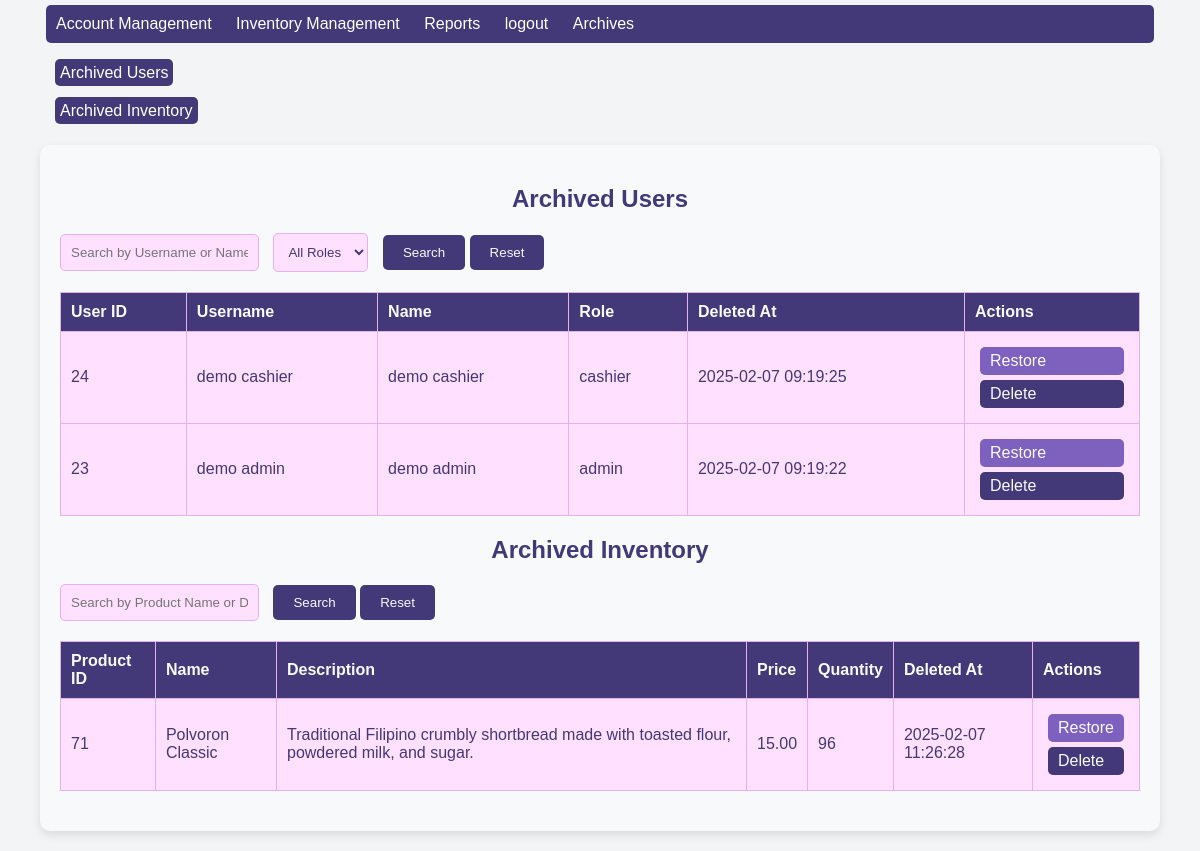
The page /admin-archives.php (signed in) on the database its author committed.
### tables this page shows
CREATE TABLE `archive_users` (
  `user_id` int(11) NOT NULL,
  `username` varchar(100) NOT NULL,
  `name` varchar(100) NOT NULL,
  `password` varchar(100) NOT NULL,
  `role` enum('admin','cashier') NOT NULL,
  `deleted_at` datetime DEFAULT current_timestamp()
);

CREATE TABLE `archive_inventory` (
  `product_id` int(11) NOT NULL,
  `name` varchar(100) NOT NULL,
  `description` text DEFAULT NULL,
  `price` decimal(10,2) NOT NULL,
  `quantity` int(11) NOT NULL,
  `deleted_at` datetime DEFAULT current_timestamp(),
  `archive_id` int(11) NOT NULL
);

### admin-archives.php (the view, shortened to what this page needs)
<?php
require_once 'include/Database-connector.php';
$search_user = isset($_POST['search_user']) ? $_POST['search_user'] : '';
$search_inventory = isset($_POST['search_inventory']) ? $_POST['search_inventory'] : '';
$selected_role = isset($_POST['role']) ? $_POST['role'] : '';
$query_users = "SELECT * FROM Archive_Users WHERE (username LIKE ? OR name LIKE ?) AND (role LIKE ? OR ? = '') ORDER BY deleted_at DESC";
$stmt_users = $conn->prepare($query_users);
$search_user_param = "%" . $search_user . "%";
$selected_role_param = "%" . $selected_role . "%";
$stmt_users->bind_param('ssss', $search_user_param, $search_user_param, $selected_role_param, $selected_role_param);
$stmt_users->execute();
$result_users = $stmt_users->get_result();
$query_inventory = "SELECT * FROM Archive_Inventory WHERE name LIKE ? OR description LIKE ? ORDER BY deleted_at DESC";
$stmt_inventory = $conn->prepare($query_inventory);
$search_inventory_param = "%" . $search_inventory . "%";
$stmt_inventory->bind_param('ss', $search_inventory_param, $search_inventory_param);
$stmt_inventory->execute();
$result_inventory = $stmt_inventory->get_result();
?>
<!DOCTYPE html>
<html lang="en">
<head>
    <link rel="stylesheet" href="/css/account-management.css">
</head>
<body>
    <?php include 'include/navigation-for-admin.php'; ?>
    <ul class="navbar">
        <li><a href="#Archived-Users">Archived Users</a></li>
        <li><a href="#Archived-Inventory">Archived Inventory</a></li>
    </ul>
    <div class="container">
        <h2 id="Archived-Users">Archived Users</h2>
        <form method="POST" action="<?php echo $_SERVER['PHP_SELF']; ?>">
            <div class="search-container">
                <input type="text" name="search_user" value="<?= htmlspecialchars($search_user) ?>"
                    placeholder="Search by Username or Name">
                <select name="role">
                    <option value="">All Roles</option>
                </select>
                <button type="submit">Search</button>
                <button type="reset" onclick="window.location.href = window.location.pathname;">Reset</button>
            </div>
        </form>
        <table border="1">
            <thead>
                <tr>
                    <th>User ID</th>
                    <th>Username</th>
                    <th>Name</th>
                    <th>Role</th>
                    <th>Deleted At</th>
                    <th>Actions</th>
                </tr>
            </thead>
            <tbody>
                <?php while ($row = $result_users->fetch_assoc()): ?>
                    <tr>
                        <td><?= htmlspecialchars($row['user_id']) ?></td>
                        <td><?= htmlspecialchars($row['username']) ?></td>
                        <td><?= htmlspecialchars($row['name']) ?></td>
                        <td><?= htmlspecialchars($row['role']) ?></td>
                        <td><?= htmlspecialchars($row['deleted_at']) ?></td>
                        <td>
                            <a href="javascript:void(0);" onclick="showRestoreModal(<?= $row['user_id'] ?>, 'user')" class="btn btn-primary btn-sm">Restore</a>
                            <a href="javascript:void(0);" onclick="showDeleteModal(<?= $row['user_id'] ?>, 'user')" class="btn btn-danger btn-sm">Delete</a>
                        </td>
                    </tr>
                <?php endwhile; ?>
            </tbody>
        </table>
        <h2 id="Archived-Inventory">Archived Inventory</h2>
        <form method="POST" action="">
            <div class="search-container">
                <input type="text" name="search_inventory" value="<?= htmlspecialchars($search_inventory) ?>"
                    placeholder="Search by Product Name or Description">
                <button type="submit">Search</button>
                <button type="reset" onclick="window.location.href = window.location.pathname;">Reset</button>
            </div>
        </form>
        <table border="1">
            <thead>
                <tr>
                    <th>Product ID</th>
                    <th>Name</th>
                    <th>Description</th>
                    <th>Price</th>
                    <th>Quantity</th>
                    <th>Deleted At</th>
                    <th>Actions</th>
                </tr>
            </thead>
            <tbody>
                <?php while ($row = $result_inventory->fetch_assoc()): ?>
                    <tr>
                        <td><?= htmlspecialchars($row['product_id']) ?></td>
                        <td><?= htmlspecialchars($row['name']) ?></td>
                        <td><?= htmlspecialchars($row['description']) ?></td>
                        <td><?= htmlspecialchars($row['price']) ?></td>
                        <td><?= htmlspecialchars($row['quantity']) ?></td>
                        <td><?= htmlspecialchars($row['deleted_at']) ?></td>
                        <td>
                            <a href="javascript:void(0);" onclick="showRestoreModal(<?= $row['product_id'] ?>, 'inventory')" class="btn btn-primary btn-sm">Restore</a>
                            <a href="javascript:void(0);" onclick="showDeleteModal(<?= $row['product_id'] ?>, 'inventory')" class="btn btn-danger btn-sm">Delete</a>
                        </td>
                    </tr>
                <?php endwhile; ?>
            </tbody>
        </table>
    </div>
</body>
</html>

### css/account-management.css (style rules this page uses)
:root { --primary-dark: rgb(67, 56, 120); --primary: rgb(126, 96, 191); --secondary: rgb(228, 177, 240); --accent: rgb(255, 225, 255); --font-color: #fff; --font-light: #f8f9fa; --bg-color: #f3f4f6; --error: #ff0000; --success: #00ff00; }
body { font-family: Arial, sans-serif; background-color: var(--bg-color); color: var(--primary-dark); margin: 0; padding: 0; }
.container { width: 90%; max-width: 1200px; margin: 20px auto; padding: 20px; background-color: var(--font-light); border-radius: 10px; box-shadow: 0 4px 10px rgba(0, 0, 0, 0.1); }
h2 { color: var(--primary-dark); text-align: center; }
form { margin-bottom: 20px; }
form input, form select { padding: 10px; margin-right: 10px; border: 1px solid var(--secondary); border-radius: 5px; background-color: var(--accent); color: var(--primary-dark); }
form button, .navbar-cashier a { padding: 10px 20px; background-color: var(--primary-dark); color: var(--font-light); border: none; border-radius: 5px; cursor: pointer; transition: background-color 0.3s ease; }
table { width: 100%; border-collapse: collapse; margin-bottom: 20px; }
table th, table td { padding: 10px; text-align: left; border: 1px solid var(--secondary); }
table th { background-color: var(--primary-dark); color: var(--font-light); }
table td { background-color: var(--accent); }
table a { text-decoration: none; padding: 5px 10px; border-radius: 5px; color: var(--font-light); }
table a.btn-primary { background-color: var(--primary); }
table a.btn-danger { background-color: var(--primary-dark); }
ul { list-style-type: none; display: flex; flex-direction: column; gap: 10px; }
ul li a { background-color: var(--primary-dark); color: var(--font-color); padding: 5px; text-decoration: none; margin-left: -35px; transition: 0.5s ease; border-radius: 5px; }

### admin-archives.php (style rules this page uses)
.navbar { margin-left: 45px; }
.navbar li { margin: 5px; }
td a { display: block; margin: 5px; }

### include/navigation-for-admin.php (style rules this page uses)
:root { --primary-dark: rgb(67, 56, 120); --primary: rgb(126, 96, 191); --secondary: rgb(228, 177, 240); --accent: rgb(255, 225, 255); --font-color: #fff; --font-light: #f8f9fa; --bg-color: #f3f4f6; --error: #ff0000; --success: #00ff00; }

### rows shown on the page
archive_users: user_id "24", username "demo cashier", name "demo cashier", role "cashier", deleted_at "2025-02-07 09:19:25"
archive_users: user_id "23", username "demo admin", name "demo admin", role "admin", deleted_at "2025-02-07 09:19:22"
archive_inventory: product "71", name "Polvoron Classic", description "Traditional Filipino crumbly shortbread made with toasted flour, powdered milk, and sugar.", price "15.00", quantity "96", deleted_at "2025-02-07 11:26:28"
